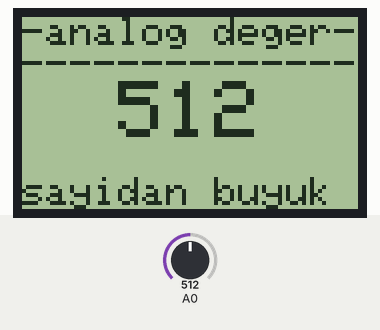
Recording of a sketch running on a simulated Arduino Uno, built with avr-gcc and run on an emulated ATmega328P. On the bench: 84×48 one-colour display. The test bench sets the inputs (shaded band); at power-on: A0 = 512. Random numbers use the default seed unless the sketch sets one.

Above: at 0.1 s.

The sketch:

sayi-tutmaca.ino
```cpp
#include <SPI.h>
#include <Adafruit_GFX.h>
#include <Adafruit_PCD8544.h>


Adafruit_PCD8544 display = Adafruit_PCD8544(7, 6, 5, 4, 3);   //pcd8544 uretici

void setup() {
  //Initialize Display
  pinMode(A0,INPUT);
  display.begin();
  display.clearDisplay();   //bu yapılmazsa basta cikan yildiz surekli cikar
  // you can change the contrast around to adapt the display for the best viewing!
  display.setContrast(100);
}
int randint=random(0,1023);
void loop() {
  display.setTextSize(1);
  display.setTextColor(BLACK);
  display.println("-analog deger-");
  display.println("--------------");    //14 karakter alabiliyor
  display.setTextSize(2);
  display.print("  ");
  display.println(analogRead(A0));
  display.setTextSize(1);

  if(analogRead(A0)<randint){
    display.println("");
    display.println("sayidan kucuk");
  }else if(analogRead(A0)>randint){
    display.println("");
    display.println("sayidan buyuk");
  }else{
    display.println("");
    display.println("sayiyi buldun");
  }
  display.display();
  delay(100);
  display.clearDisplay();

}
```
